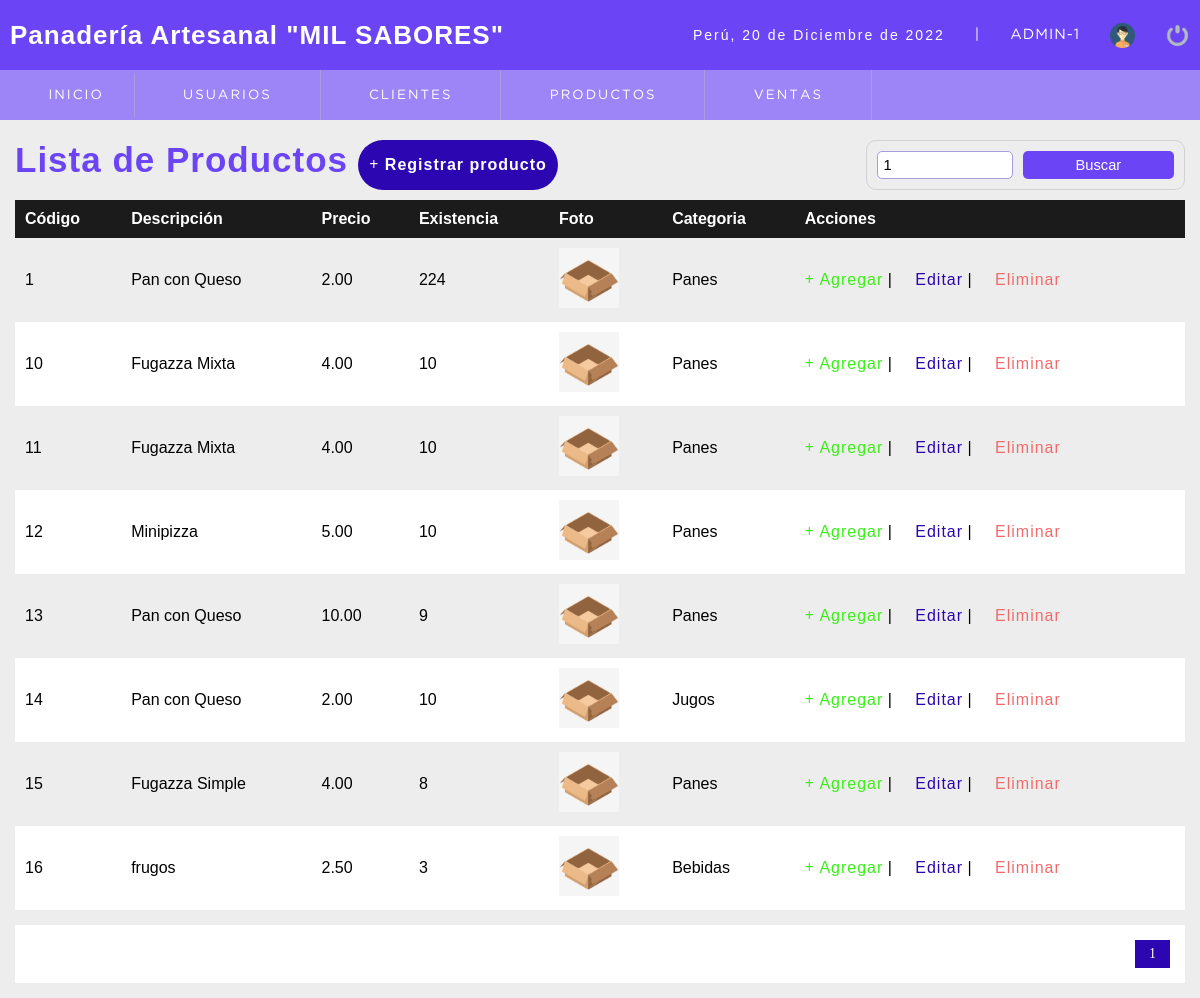
Page /sistema/buscar_productos.php?busqueda=1 (signed in) on the committed database.
### tables this page shows
CREATE TABLE `producto` (
  `codproducto` int(11) NOT NULL,
  `descripcion` varchar(100) DEFAULT NULL,
  `precio` decimal(10,2) DEFAULT NULL,
  `existencia` int(11) DEFAULT NULL,
  `foto` text,
  `date_add` datetime NOT NULL DEFAULT CURRENT_TIMESTAMP,
  `usuario_id` int(11) NOT NULL,
  `estatus` int(11) NOT NULL DEFAULT '1',
  `categoria` int(11) NOT NULL DEFAULT '1'
);

CREATE TABLE `categoria` (
  `idcategoria` int(11) NOT NULL,
  `categoria` varchar(20) DEFAULT NULL
);

### sistema/includes/functions.php (called while the page is built, shortened)
<?php
	function fechaC(){
		$mes = array("","Enero",
					  "Febrero",
					  "Marzo",
					  "Abril",
					  "Mayo",
					  "Junio",
					  "Julio",
					  "Agosto",
					  "Septiembre",
					  "Octubre",
					  "Noviembre",
					  "Diciembre");
		return date('d')." de ". $mes[date('n')] . " de " . date('Y');
	}
 ?>

### sistema/buscar_productos.php (the view, shortened to what this page needs)
<?php
include "../conexion.php";
?>
<!DOCTYPE html>
<html lang="en">
<head>
    <?php
    include "includes/scripts.php";
    ?>
</head>
<body>
    <?php
    include "includes/header.php";
    ?>
    <section id="container">
        <?php
        $busqueda = '';
        if(!empty($_REQUEST['busqueda'])){
            $busqueda = strtolower($_REQUEST['busqueda']);
            $where = "(p.codproducto LIKE '%$busqueda%' OR p.descripcion LIKE '%$busqueda%' OR c.categoria LIKE '%$busqueda%') AND estatus=1";
            $buscar = 'busqueda='.$busqueda;
        }
        ?>
        <div class="lista_usuario">
            <div class="usuario">
                <h1>Lista de Productos</h1>
                <a href="registro_producto.php" class="btn_new btnNewProducto"><i class="fa-solid fa-plus"></i> Registrar producto</a>
            </div>
            <div class="Buscar">
                <form action="buscar_productos.php" method="get" class="form_search">
                    <input type="text" name="busqueda" id="busqueda" placeholder="Buscar" value="<?php echo $busqueda; ?>">
                    <input type="submit" value="Buscar" class="btn_search">
                </form>
            </div>
        </div>
        <div class="containerTable">
            <table>
                <tr>
                    <th>Código</th>
                    <th>Descripción</th>
                    <th>Precio</th>
                    <th>Existencia</th>
                    <th>Foto</th>
                    <th>Categoria</th>
                    <?php
                            if ($_SESSION['rol'] == 1 || $_SESSION['rol'] == 2) { ?>
                    <th>Acciones</th>
                    <?php
                            }
                            ?>
                </tr>
                <?php
                $sql_register    = mysqli_query($conection, "SELECT count(*) AS total_registro FROM producto p
                                                                    INNER JOIN categoria c
                                                                    ON p.categoria = c.idcategoria WHERE $where");
                $result_register = mysqli_fetch_array($sql_register);
                $total_registro  = $result_register['total_registro'];
                $por_pagina = 10;
                if (empty($_GET['pagina'])) {
                    $pagina = 1;
                } else {
                    $pagina = $_GET['pagina'];
                }
                $desde = ($pagina - 1) * $por_pagina;
                $total_paginas = ceil($total_registro / $por_pagina);
                $query = mysqli_query($conection, "SELECT p.codproducto, p.descripcion, p.precio, p.existencia, p.foto, c.idcategoria, c.categoria
                FROM producto p
                INNER JOIN categoria c
                ON p.categoria = c.idcategoria
                WHERE
               (p.codproducto LIKE '%$busqueda%' OR p.descripcion LIKE '%$busqueda%' OR c.categoria LIKE '%$busqueda%')
                                                    AND p.estatus=1 ORDER BY codproducto ASC LIMIT $desde, $por_pagina
                ");
                $result = mysqli_num_rows($query);
                if ($result > 0) {
                    while ($data = mysqli_fetch_array($query)) {
                        if ($data['foto'] != 'img_producto.png') {
                            $foto = 'img/uploads/' . $data['foto'];
                        } else {
                            $foto = 'img/' . $data['foto'];
                        }
                ?>
                        <tr class="row<?php echo $data["codproducto"]; ?>">
                            <td><?php echo $data["codproducto"]; ?></td>
                            <td><?php echo $data["descripcion"]; ?></td>
                            <td class="celPrecio"><?php echo $data["precio"]; ?></td>
                            <td class="celExistencia"><?php echo $data["existencia"]; ?></td>
                            <td class="img_producto"><img src="<?php echo $foto; ?>" alt="<?php echo $data["descripcion"]; ?>"> </td>
                            <td><?php echo $data["categoria"]; ?></td>
                            <?php
                            if ($_SESSION['rol'] == 1 || $_SESSION['rol'] == 2) { ?>
                                <td>
                                    <a class="link_add add_product" product="<?php echo $data["codproducto"]; ?>" href="#"><i class="fa-solid fa-plus"></i> Agregar</a>
                                    |
                                    <a class="link_edit" href="editar_producto.php?id=<?php echo $data["codproducto"]; ?>"><i class="fa-solid fa-pen-to-square"></i> Editar</a>
                                    |
                                    <a class="link_delete del_product" href="#" product="<?php echo $data["codproducto"]; ?>"><i class="fa-solid fa-trash"></i> Eliminar</a>
                                </td>
                            <?php
                            }
                            ?>
                        </tr>
                <?php
                    }
                }
                ?>
            </table>
        </div>
        <div class="paginator">
            <ul>
                <?php
                for ($i = 1; $i <= $total_paginas; $i++) {
                    if ($i == $pagina) {
                        echo '<li class="pageSelected">' . $i . '</li>';
                    } else {
                        echo '<li><a href="?pagina=' . $i .'&'.$buscar. '">' . $i . '</a></li>';
                    }
                }
                ?>
            </ul>
        </div>
    </section>
</body>
</html>

### sistema/includes/scripts.php (shortened to what this page needs)
<link rel="stylesheet" type="text/css" href="./css/style.css">
<link rel="stylesheet" type="text/css" href="./css/responsive.css">
<?php
include "functions.php";
?>

### sistema/includes/header.php (shortened to what this page needs)
<header>
    <div class="header">
        <h1>Panadería Artesanal "MIL SABORES"</h1>
        <div class="optionsBar">
            <p class="Peru">Perú, <?php echo fechaC(); ?></p>
            <span>|</span>
            <span class="user"><?php echo  $_SESSION['user'] . '-' . $_SESSION['rol']; ?></span>
            <img class="photouser" src="img/user.png" alt="Usuario">
            <a href="salir.php"><img class="close" src="img/salir.png" alt="Salir del sistema" title="Salir"></a>
        </div>
    </div>
    <?php
    include "nav.php";
    ?>
</header>

### sistema/includes/nav.php (shortened to what this page needs)
<nav>
    <ul>
        <li><a href="./index.php"><i class="fa-solid fa-house"></i> Inicio</a></li>
        <li class="principal">
            <?php
            if($_SESSION['rol'] == 1)
            {
            ?>
            <a href="#"><i class="fa-solid fa-users"></i> Usuarios <span class="arrow"><i class="fas fa-angle-down"></i></span></a>
        </li>
        <?php
        }
        ?>
        <li class="principal">
            <a href="#"><i class="fa-solid fa-users"></i> Clientes <span class="arrow"><i class="fas fa-angle-down"></i></span></a>
        </li>
        <li class="principal">
            <a href="#"><i class="fa-sharp fa-solid fa-mug-saucer"></i> Productos <span class="arrow"><i class="fas fa-angle-down"></i></span></a>
        </li>
        <li class="principal">
            <a href="#"><i class="fa-solid fa-file"></i> Ventas <span class="arrow"><i class="fas fa-angle-down"></i></span></a>
        </li>
    </ul>
</nav>

### sistema/css/style.css (style rules this page uses)
* { margin: 0 ; padding: 0; box-sizing: border-box; }
body { background: #ededed; }
h1, h2, h3, h4, h5, h6 { font-family: 'arial'; font-weight: bold; letter-spacing: 1px; }
h1 { font-size: 26px; }
p { font-family: 'arial'; letter-spacing: 2px; font-size: 14px; line-height: 20px; color: black !important; }
a { text-decoration: none; font-family: arial; letter-spacing: 1px; }
span { font-family: 'GothamBook'; letter-spacing: 1px; font-size: 14px; line-height: 20px; }
header { position: fixed; width: 100%; }
.Peru { color: #fff !important; }
.header { color: #FFF; background: #6a44f5; height: 70px; display: -webkit-flex; display: -moz-flex; display: -ms-flex; display: -o-flex; display: flex; justify-content: space-between; align-items: center; padding: 10px; }
.optionsBar { display: -webkit-flex; display: -moz-flex; display: -ms-flex; display: -o-flex; display: flex; justify-content: center; align-items: center; }
.optionsBar span { color: #FFF; font-size: 11pt; font-family: 'GothamBook'; text-transform: uppercase; margin-left: 30px; }
.photouser { margin-left: 30px; width: 25px; height: 25px; }
.close { width: 25px; height: 25px; }
.optionsBar a { display: -webkit-flex; display: -moz-flex; display: -ms-flex; display: -o-flex; display: flex; margin-left: 30px; }
nav ul { background: #9e85f7; ; list-style: none; display: -webkit-flex; display: -moz-flex; display: -ms-flex; display: -o-flex; display: flex; justify-content: left; align-items: center; }
nav ul > li a { position: relative; }
nav a { color: #FFF; display: block; font-size: 10pt; font-family: 'GothamBook'; padding: 15px 30px; text-transform: uppercase; letter-spacing: 2px; transition: background .5s; border-right: 1px solid #A99BDC; }
#container { padding: 140px 15px 15px; }
form { background: #fff; margin: auto; padding: 20px 50px; border: 1px solid #d1d1d1; }
input, select { display: block; width: 100%; font-size: 11pt; padding: 5px; border: 1px solid #A99BDC; border-radius: 5px; }
#container h1 { font-size: 35px; color: #6a44f5; }
.btn_new { width: 200px !important; background-color: #2b06b1 !important; }
.usuario { display: flex; }
.lista_usuario { display: flex; justify-content: space-between; margin-bottom: 10px; }
table { display: -ms-grid!important; border-collapse: collapse; font-size: 12pt; font-family: 'arial'; width: 100%; }
table th { text-align: left; padding: 10px; background: #1b1b1b; color: #fff; }
table tr:nth-child(odd) { background: #fff; }
table td { padding: 10px; }
.link_edit { color: #2b06b1 ; }
.link_delete { color: #f26b6b; }
.link_add { color: #3af016; }
.btn_cancel, .btn_ok, .btn_save, .btn_new { width: 150px; background-color: #71ff55; color: #fff; display: inline-block; padding: 15px 0px; border-radius: 5px; cursor: pointer; text-align: center; font-size: 12pt; border: 1px solid transparent ; border-radius: 49px; color: #fff; font-weight: 600; margin: 0px 10px; cursor: pointer; transition: 0.5s; letter-spacing: 1px; }
.paginator ul { padding: 15px; list-style: none; background: #fff; margin-top: 15px; display: -webkit-flex; display: flex; justify-content: flex-end; }
.paginator a, .pageSelected { color: #2b06b1 ; border: 1px solid #ddd; padding: 5px; display: inline-block; font-size: 14px; text-align: center; width: 35px; }
.pageSelected { color: #fff; background: #2b06b1 ; border: 1px solid #2b06b1 ; }
.form_search { display: -webkit-flex; display: flex; float: right; background: initial; padding: 10px; border-radius: 10px; }
.form_search .btn_search { background: #6a44f5; color: #fff; padding: 0 20px; border: 0; cursor: pointer; margin-left: 10px; }
.img_producto img { width: 60px; height: auto; margin: auto; }

### rows in the picture
producto: codproducto "1", descripcion "Pan con Queso", precio "2.00", existencia "224", foto (picture), categoria.categoria "Panes"
producto: codproducto "10", descripcion "Fugazza Mixta", precio "4.00", existencia "10", foto (picture), categoria.categoria "Panes"
producto: codproducto "11", descripcion "Fugazza Mixta", precio "4.00", existencia "10", foto (picture), categoria.categoria "Panes"
producto: codproducto "12", descripcion "Minipizza", precio "5.00", existencia "10", foto (picture), categoria.categoria "Panes"
producto: codproducto "13", descripcion "Pan con Queso", precio "10.00", existencia "9", foto (picture), categoria.categoria "Panes"
producto: codproducto "14", descripcion "Pan con Queso", precio "2.00", existencia "10", foto (picture), categoria.categoria "Jugos"
producto: codproducto "15", descripcion "Fugazza Simple", precio "4.00", existencia "8", foto (picture), categoria.categoria "Panes"
producto: codproducto "16", descripcion "frugos", precio "2.50", existencia "3", foto (picture), categoria.categoria "Bebidas"

### other values in the picture
fechaC() "20 de Diciembre de 2022"
$_SESSION['user'] "ADMIN"
$_SESSION['rol'] "1"
